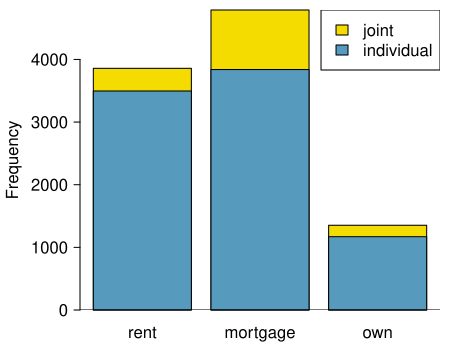

Write the R code that produced this figure.
library(openintro)

tab <- table(loans_full_schema[, c("application_type", "homeownership")])
tab <- tab[
    c("individual", "joint"),
    c("RENT", "MORTGAGE", "OWN")]
tab <- t(tab)
rownames(tab) <- tolower(rownames(tab))

rp <- prop.table(tab, 1)
cp <- prop.table(tab, 2)

myPDF("loan_app_type_home_seg_bar.pdf",
    4.5, 3.5,
    mar = c(2, 4, 0.5, 0.5),
    mgp = c(2.2, 0.6, 0))
ylim <- c(0, max(apply(tab, 1, sum)))
barplot(apply(tab, 1, sum),
    col = COL[3],
    ylim = ylim)
tabTemp <- tab[,1]
names(tabTemp) <- NULL
barplot(tabTemp,
    col = COL[1],
    add = TRUE,
    axes = FALSE)
abline(h = 0)
legend("topright",
    fill = COL[c(3,1)],
    legend = c("joint", "individual"))
par(las = 0)
mtext("Frequency", 2, 2.9)
dev.off()

myPDF("loan_app_type_home_sbs_bar.pdf",
    4.5, 3.5,
    mar = c(2, 4, 0.5, 0.5),
    mgp = c(2.2, 0.6, 0))
barplot(t(tab),
    ylim = ylim,
    col = COL[c(1, 3)], beside = TRUE)
abline(h = 0)
legend("topright",
    fill = COL[c(3,1)],
    legend = c("joint", "individual"))
par(las = 0)
mtext("Frequency", 2, 2.9)
dev.off()

myPDF("loan_app_type_home_seg_bar_standardized.pdf",
    5, 3.5,
    mar = c(2, 4, 0.5, 0.5),
    mgp = c(2.2, 0.6, 0))
barplot(apply(tab, 1, sum) / apply(tab, 1, sum), col = COL[3])
tabTemp <- rp[, 1]
names(tabTemp) <- NULL
barplot(tabTemp,
    col = COL[1],
    add = TRUE,
    axes = FALSE)
legend(2.65, 0.3,
    fill = COL[c(3,1)],
    legend = c("joint", "individual"),
    bg = "white")
abline(h = 0)
par(las = 0)
mtext("Proportion", 2, 2.9)
dev.off()
